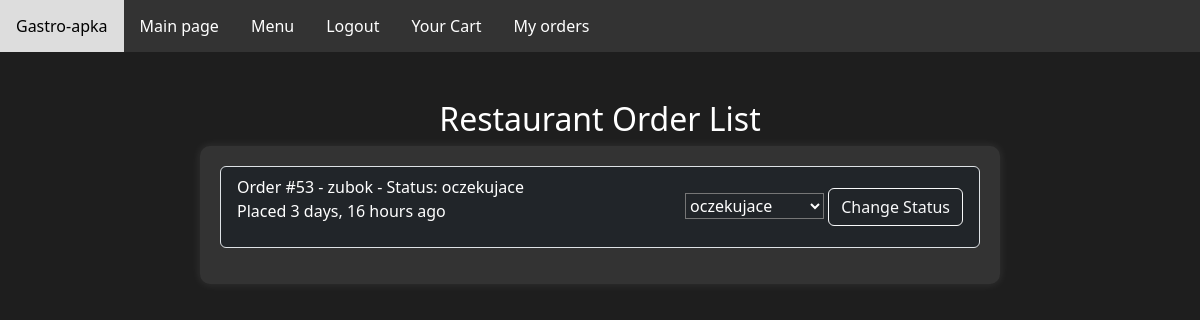
The page /restaurant/orders/ (signed in) on the database as committed earlier.
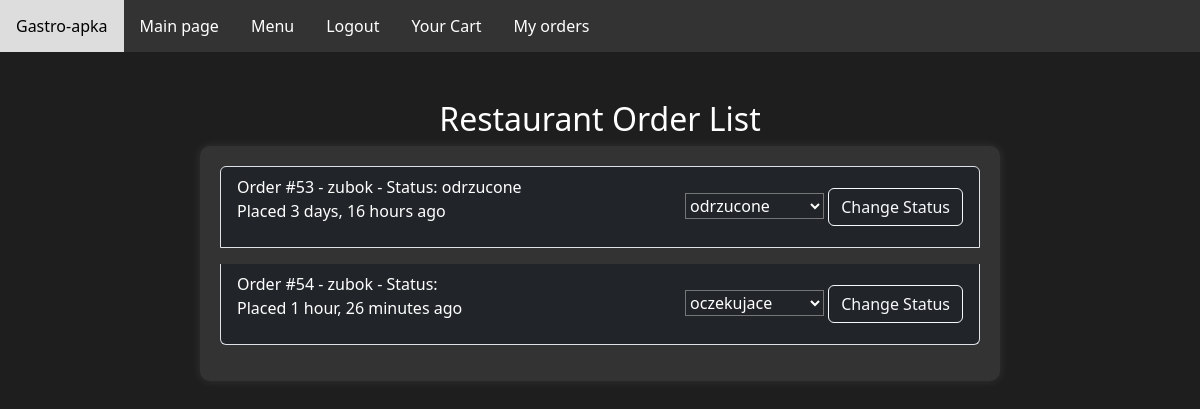
The same page on the database as committed later.
### gastro_app/models.py (models this page shows, shortened)
class Order(models.Model):
    user = models.ForeignKey(User, on_delete=models.CASCADE)
    products = models.ManyToManyField(Product, through='OrderItem')
    total_price = models.DecimalField(max_digits=10, decimal_places=2)
    is_confirmed = models.BooleanField(default=False)
    status = models.ForeignKey(OrderStatus, on_delete=models.SET_NULL, null=True, blank=True)
    order_date = models.DateTimeField(auto_now_add=True, null=True, blank=True)

class OrderStatus(models.Model):
    STATUS_CHOICES = [
        ('oczekujace', 'oczekujace'),
        ('zaakceptowane', 'Zaakceptowane'),
        ('odrzucone', 'Odrzucone'),
        ('w_drodze', 'W drodze'),
        ('dostarczone', 'Dostarczone'),
    ]
    name = models.CharField(max_length=20, choices=STATUS_CHOICES, default=STATUS_CHOICES[0])

### gastro_app/views.py (the view)
# urls.py: path('restaurant/orders/', views.restaurant_order_list, name='restaurant_order_list'),
@login_required
@user_passes_test(lambda u: u.is_staff)
def restaurant_order_list(request):
    orders = Order.objects.all()
    order_statuses = OrderStatus.objects.all()
    return render(request, 'gastro_app/orders_list.html', {'orders': orders, 'order_statuses': order_statuses})

### gastro_app/templates/gastro_app/orders_list.html (shortened to what this page needs)
{% extends 'gastro_app/navbar.html' %}
{% load static %}
{% block content %}
  <div class="container mt-5">
    <div class="container text-center">
      <h1 class="font-weight-bold"><h2 class="text-white">Restaurant Order List</h2>
    </div>
    <div class="menu-container">
      <ul class="list-group order-list">
        {% for order in orders %}
          <li class="list-group-item order-item bg-dark text-white mb-3">
            <div class="d-flex justify-content-between align-items-center">
              <div class="order-info">
                <span class="font-weight-bold">Order #{{ order.id }} - {{ order.user.username }} - Status: {{ order.status.name }}</span>
                <p>Placed {{ order.order_date|timesince }} ago</p>
              </div>
              <form method="post" action="{% url 'change_order_status' order.id %}" class="status-form">
                <select name="status_id" class="custom-select status-dropdown bg-dark text-white">
                  {% for status in order_statuses %}
                    <option value="{{ status.id }}" {% if status.id == order.status.id %}selected{% endif %}>
                      {{ status.name }}
                    </option>
                  {% endfor %}
                </select>
                <button type="submit" class="btn btn-outline-light change-status-btn">Change Status</button>
              </form>
            </div>
          </li>
        {% endfor %}
      </ul>
    </div>
  </div>
{% endblock %}

Rows that differ between the two databases and show on the page:
changed Order id 53: status.name "oczekujace" → "odrzucone"; status_id "oczekujace" → "odrzucone"
added Order: id "54", user.username "zubok", order_date "1 hour, 26 minutes"
